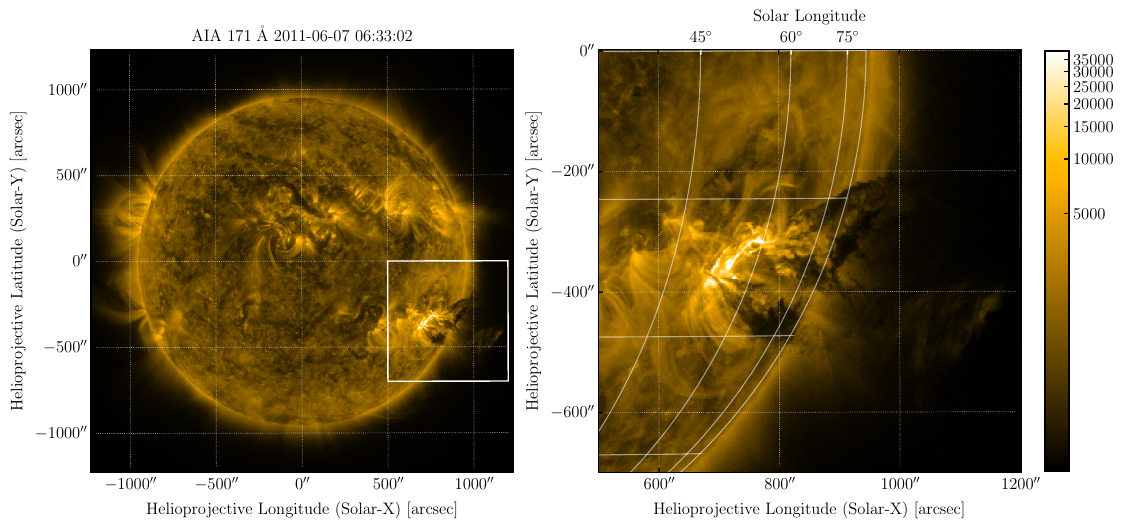

Python code for this plot:
import matplotlib.pyplot as plt
import sunpy.map
import sunpy.data.sample
from astropy import units as u
from astropy.coordinates import SkyCoord

import matplotlib as mpl

testy = {'font.family' : 'serif',
'font.serif' : 'Computer Modern',
'text.usetex' : True,
'axes.titlesize' : 12,
'axes.labelsize' : 12,
'legend.fontsize' : 12,
'xtick.labelsize' : 12,
'ytick.labelsize' : 12,
'xtick.major.pad' : 3,
'xtick.minor.pad' : 3,
'ytick.major.pad' : 3,
'ytick.minor.pad' : 3,
'xtick.direction' : 'in',
'ytick.direction' : 'in',
'savefig.dpi' : 200,
'savefig.format' : 'pdf',
'savefig.bbox' : 'tight',
'backend': 'TkAgg'}

for key in testy:
    mpl.rcParams[key] = testy[key]

my_map = sunpy.map.Map(sunpy.data.sample.AIA_171_IMAGE)

top_right = SkyCoord(1200 * u.arcsec, 0 * u.arcsec, frame=my_map.coordinate_frame)
bottom_left = SkyCoord(500 * u.arcsec, -700 * u.arcsec, frame=my_map.coordinate_frame)
my_submap = my_map.submap(bottom_left, top_right)

fig = plt.figure(figsize=(12, 6))
plt.gcf().subplots_adjust(right=0.9)

ax0 = fig.add_subplot(1, 2, 1,  projection=my_map)
my_map.plot(clip_interval=(1, 99.99)*u.percent, axes=ax0)
my_map.draw_rectangle(bottom_left, 700*u.arcsec, 700*u.arcsec)
ax1 = fig.add_subplot(1, 2, 2, projection=my_submap)
my_submap.plot(clip_interval=(1, 99.95)*u.percent, title='', axes=ax1)
my_submap.draw_grid(axes=ax1)
cbar_ax = plt.gcf().add_axes([0.92, 0.145, 0.02, 0.7])
plt.colorbar(cax=cbar_ax)
plt.savefig('map_example.pdf', dpi=200)
#plt.show()